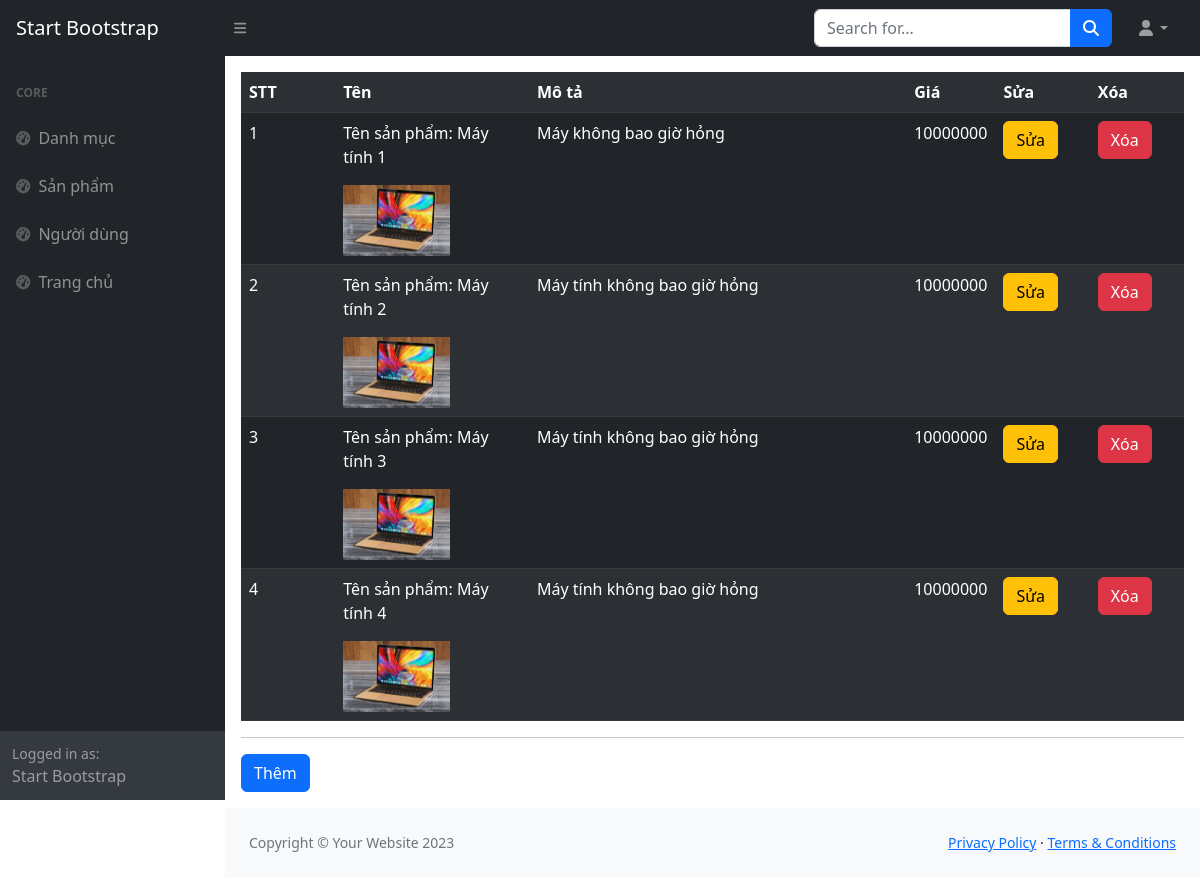
The page /index.php?url=product-index (signed in) on the database its author committed.
### tables this page shows
CREATE TABLE `products` (
  `id` int(11) NOT NULL,
  `cate_id` int(11) NOT NULL,
  `name` varchar(100) NOT NULL,
  `price` int(11) NOT NULL,
  `description` text NOT NULL,
  `image` varchar(100) NOT NULL
);

### helper/functions.php (called while the page is built, shortened)
<?php
function view($file, $folder='client', $data=[]){
    extract($data);
    require _WEB_PATH_ROOT."/views/$folder/$file.php";
}

### controller/ProductController.php (called while the page is built, shortened)
<?php
class ProductController extends ProductModel{
    public function index(){
        $products = $this->products();
        view('index-product', 'admin', compact('products'));
    }
}

### models/db.php (called while the page is built, shortened)
<?php
class db
{
    public function getConnect()
    {
        $connect = new PDO(
            "mysql:host=" . DBHOST
                . ";dbname=" . DBNAME
                . ";charset=" . DBCHARSET,
            DBUSER,
            DBPASS
        );
        return $connect;
    }
    public function getData($query, $getAll = true)
    {
        $conn = $this->getConnect();
        $stmt = $conn->prepare($query);
        $stmt->execute();
        if ($getAll) {
            return $stmt->fetchAll();
        }
        return $stmt->fetch();
    }
}

### models/ProductModel.php (called while the page is built, shortened)
<?php
class ProductModel extends db{
    function products(){
        $sql = "SELECT * FROM products";
        $response = $this->getData($sql);
        return $response;
    }
}

### views/admin/index-product.php (the view, shortened to what this page needs)
<table class="table table-dark table-striped">
  <tr>
    <th width="10%">STT</th>
    <th>Tên</th>
    <th width="40%">Mô tả</th>
    <th>Giá</th>
    <th width="10%">Sửa</th>
    <th width="10%">Xóa</th>
  </tr>
  <?php
    foreach ($products as $key => $value):
  ?>
  <tr>
    <td><?php echo $key+1 ?></td>
    <td>
      <p>Tên sản phẩm: <?php echo $value['name'] ?></p>
      <img width="60%" src="<?php echo _WEB_HOST_ROOT.'/public/image/'.$value['image']; ?>" alt="ảnh lỗi">
    </td>
    <td><?php echo $value['description'] ?></td>
    <td><?php echo $value['price'] ?></td>
    <td>
        <a href="?url=product-edit&id=<?php echo $value['id'] ?>" class="btn btn-warning">Sửa</a>
    </td>
    <td>
        <a onclick="return confirm('bạn có chắc muốn xóa')" href="?url=product-delete&id=<?php echo $value['id'] ?>" class="btn btn-danger">Xóa</a>
    </td>
    </tr>
    <?php
    endforeach;
    ?>
</table>
<hr>
<a href="?url=product-add" class="btn btn-primary">Thêm</a>

### rows shown on the page
products: name "Máy tính 1", image (picture), description "Máy không bao giờ hỏng", price "10000000"
products: name "Máy tính 2", image (picture), description "Máy tính không bao giờ hỏng", price "10000000"
products: name "Máy tính 3", image (picture), description "Máy tính không bao giờ hỏng", price "10000000"
products: name "Máy tính 4", image (picture), description "Máy tính không bao giờ hỏng", price "10000000"
